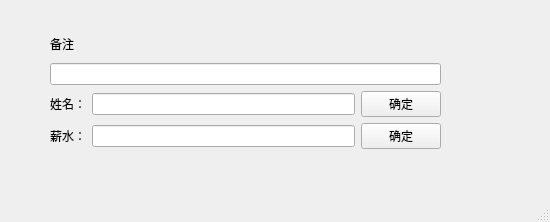
<?xml version="1.0" encoding="UTF-8"?>
<ui version="4.0">
 <class>MainWindow</class>
 <widget class="QMainWindow" name="MainWindow">
  <property name="geometry">
   <rect>
    <x>0</x>
    <y>0</y>
    <width>550</width>
    <height>222</height>
   </rect>
  </property>
  <property name="windowTitle">
   <string>MainWindow</string>
  </property>
  <widget class="QWidget" name="centralwidget">
   <widget class="QWidget" name="">
    <property name="geometry">
     <rect>
      <x>50</x>
      <y>30</y>
      <width>391</width>
      <height>119</height>
     </rect>
    </property>
    <layout class="QVBoxLayout" name="verticalLayout">
     <item>
      <widget class="QLabel" name="label">
       <property name="text">
        <string>备注</string>
       </property>
      </widget>
     </item>
     <item>
      <widget class="QLineEdit" name="lineEdit_2"/>
     </item>
     <item>
      <layout class="QHBoxLayout" name="horizontalLayout">
       <item>
        <widget class="QLabel" name="label_2">
         <property name="text">
          <string>姓名：</string>
         </property>
        </widget>
       </item>
       <item>
        <widget class="QLineEdit" name="lineEdit"/>
       </item>
       <item>
        <widget class="QPushButton" name="pushButton">
         <property name="text">
          <string>确定</string>
         </property>
        </widget>
       </item>
      </layout>
     </item>
     <item>
      <layout class="QHBoxLayout" name="horizontalLayout_2">
       <item>
        <widget class="QLabel" name="label_3">
         <property name="text">
          <string>薪水：</string>
         </property>
        </widget>
       </item>
       <item>
        <widget class="QLineEdit" name="lineEdit_3"/>
       </item>
       <item>
        <widget class="QPushButton" name="pushButton_2">
         <property name="text">
          <string>确定</string>
         </property>
        </widget>
       </item>
      </layout>
     </item>
    </layout>
   </widget>
  </widget>
  <widget class="QMenuBar" name="menubar">
   <property name="geometry">
    <rect>
     <x>0</x>
     <y>0</y>
     <width>550</width>
     <height>26</height>
    </rect>
   </property>
  </widget>
  <widget class="QStatusBar" name="statusbar"/>
 </widget>
 <resources/>
 <connections/>
</ui>
